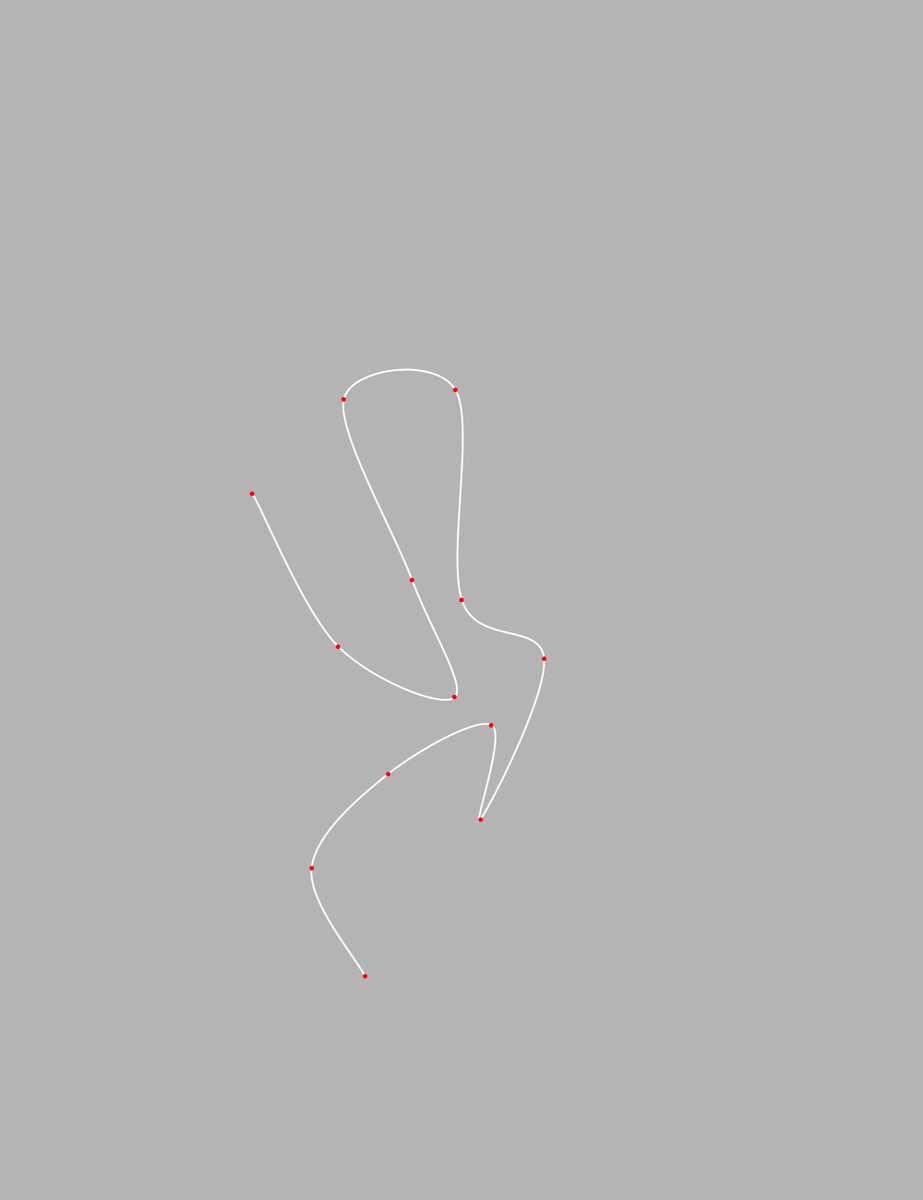
Frame 1 (no input)
Frame 60 (the mouse pressed at the canvas centre just before this capture): identical to frame 1, image omitted
Frame 120 (the mouse held since frame 60 and released just before this capture): identical to frame 1, image omitted

The Processing sketch that drew this single still picture (run headless with seeded random() and noise(); from frame 60 on, the mouse is pressed at the canvas centre):

// Processing sketch: v1
// ── v1.pde

int genCount = 9;
int genVar = 26;
int layers = 3;
IntList[] gens = new IntList[layers]; 
VLine vline;

void setup(){
  size(1000, 1300);
  generateGens();
}


void draw(){
}

void generateGens(){
  
  
  for(int j=0; j < layers; j++){  
    
    gens[j] = new IntList();

    for(int i = 0; i < genCount; i++){
      
      gens[j].append(int(random(genVar)));
      
    }  
    
  }
  
  println(gens);
  
  vline = new VLine(gens[0]);
}

void mouseClicked(){
  
  vline.setCoordinates();
  vline.drawLine();
}



void keyPressed() {
  if ((key == 'R') || (key == 'r')) {
    generateGens();
  }
}

// ── Floaters.pde
class Floaters {

  
  IntList layerGens;
  String type;
  int shapeAmount;
  float maxDepth;
  PVector[] shapePoints;
  float[] shapeSizes;
  
  Floaters(IntList g){
    layerGens = g;
    
    println(layerGens);
    println("!!!!! Vertex Line !!!!!");
    
    println("shapeAmount "+ layerGens.get(0));
    
    println("Shape "+ layerGens.get(1));
    
    println("size "+ layerGens.get(1));    
    
    println("size randomness "+ layerGens.get(2)); 
    
    println("maxDpeth "+ layerGens.get(5));
    
    maxDepth = 1+layerGens.get(5)*5;
    
    shapeAmount = int(layerGens.get(0)/5)+1;
    shapePoints = new PVector[shapeAmount];
    shapeSizes = new float[shapeAmount];
  }
  
  void setCoordinatesAndSizes(){
     for(int i = 1; i < shapePoints.length; i++){
      
      float size = 15 + layerGens.get(1)*2 + 4*(random(layerGens.get(2)) - (layerGens.get(2)/2));
       
      float x = random(width-(size*4))+size*2;
      float y = random(height-(size*4))+size*2;
      float z = random(maxDepth);
      
      //while(!colliding){        
      //  x = linePoints[i-1].x + random(xRandomness) - (xRandomness/2);
      //  y = linePoints[i-1].y + random(yRandomness) - (yRandomness/2);
      //}
      
      shapePoints[i] = new PVector(x, y, z);
      shapeSizes[i] = size;
    }
  }
  
  void drawFloaters(){
     for(int i = 1; i < shapePoints.length; i++){
       pushMatrix();
       noStroke();
       fill(255);      
       lights();
       translate(shapePoints[i].x, shapePoints[i].y, shapePoints[i].z);
       sphereDetail(layerGens.get(1)*10 + 50);
       sphere(shapeSizes[i]);
       popMatrix();
     }
  
  }
  
  boolean colliding(float x, float y){
    if(x < 0 || x > width){
      return false;
    }
    else if(y<0 || y > height){
      return false;
    }
    return true;
  }
  
  
}

// ── Layer.pde
class Layer {
  
  IntList gens;
  
  Layer(IntList g){
    gens = g;
  }
  
  
}

// ── Plates.pde
class Plates {

  
  IntList layerGens;
  int shapeAmount, genVar;
  float maxDepth;
  PVector[] shapePoints;
  PVector[] shapeSizes;
  PVector[] shapeRotations;
  
  Plates(IntList g, int genV){
    layerGens = g;
    genVar = genV;
    
    println("!!!!! Plates!!!!!");
    
    println("plateAmount "+ layerGens.get(0));
    println("shapeAmount "+ layerGens.get(0));
    println("sizeY "+ layerGens.get(1));      
    println("sizeX "+ layerGens.get(2));    
    
    println("size randomness "+ layerGens.get(3)); 
    
    println("X rotation"+ layerGens.get(4)); 
    println("Y rotation"+ layerGens.get(5)); 
    println("Z rotation"+ layerGens.get(6)); 
    
    println("maxDepth "+ layerGens.get(7));
    
    maxDepth = 1+layerGens.get(7)*5;
    
    shapeAmount = int(layerGens.get(0)/5)+1;
    shapePoints = new PVector[shapeAmount];
    shapeSizes = new PVector[shapeAmount];
    shapeRotations = new PVector[shapeAmount];
  }
  
  void reset(){    
    
    for(int i = 1; i < shapePoints.length; i++){
      
        float sizeX = layerGens.get(2)*8 + 4*(random(layerGens.get(3)) - (layerGens.get(3)/2));
        float sizeY = layerGens.get(2)*8 + 4*(random(layerGens.get(3)) - (layerGens.get(3)/2));
         
        float x = random(width/2)+width/4;
        float y = random(height/2)+height/4;
        float z = random(maxDepth);
        
        float xRotation = ((random(layerGens.get(4)*2) + 1) / genVar) - 1;
        float yRotation = ((random(layerGens.get(5)*2) + 1) / genVar) - 1;
        float zRotation = ((random(layerGens.get(6)*2) + 1) / genVar) - 1;
        
        shapePoints[i] = new PVector(x, y, z);
        shapeSizes[i] = new PVector(sizeX, sizeY);
        shapeRotations[i] = new PVector(xRotation, yRotation, zRotation);
        
        println(xRotation + " y "+ yRotation + " z " + zRotation);
    }
  }
  
  void drawPlates(){
      
    for(int i = 1; i < shapePoints.length; i++){
       pushMatrix();
       noStroke();
       fill(255);      
       lights();
       translate(shapePoints[i].x,shapePoints[i].y, shapePoints[i].z);
       rotateX(shapeRotations[i].x);
       rotateY(shapeRotations[i].y);
       rotateZ(shapeRotations[i].z);
       box(shapeSizes[i].x, shapeSizes[i].y, .1);
       popMatrix();
    }
  }
  
  
}

// ── VLine.pde
class VLine {

  
  IntList layerGens;
  int linePointsAmount;
  PVector[] linePoints;
  
  VLine(IntList g){
    layerGens = g;
    
    println(layerGens);
    println("!!!!! Vertex Line !!!!!");
    
    println("StrokeWeight "+ layerGens.get(0));
    
    println("x randomness "+ layerGens.get(1));    
    
    println("y randomness "+ layerGens.get(2)); 
    
    println("linepointsamount "+ layerGens.get(3));
    
    linePointsAmount = layerGens.get(3)*2+1;
    linePoints = new PVector[linePointsAmount];
    
    setCoordinates();
    drawLine();
  }
  
  void setCoordinates(){
    float xRandomness = width/4+layerGens.get(1)*(100/linePointsAmount);
    float yRandomness = height/4+layerGens.get(2)*(100/linePointsAmount);
    
    linePoints[0] = new PVector(random(width/2) + width/4, random(height/2) + height/4, 0);
    
    for(int i = 1; i < linePoints.length; i++){
      float x = linePoints[i-1].x + random(xRandomness) - (xRandomness/2);
      float y = linePoints[i-1].y + random(yRandomness) - (yRandomness/2);
      
      linePoints[i] = new PVector(x, y, 0);
    }
    
    float xCorrection = width/2 - linePoints[linePoints.length/2].x;
    float yCorrection = height/2 - linePoints[linePoints.length/2].y;  
    
    for(int i = 0; i < linePoints.length; i++){    
      linePoints[i].x += xCorrection;
      linePoints[i].y += yCorrection;
    }
  }
  
  
  void drawLine(){    
    background(180);
    
    noFill();
    stroke(255);
    strokeWeight(1+layerGens.get(0)/13);
    smooth();
    
    beginShape();  
    curveVertex(linePoints[0].x,linePoints[0].y);  
    for(int i = 0; i < linePoints.length; i++){
      curveVertex(linePoints[i].x,linePoints[i].y);
    }  
    curveVertex(linePoints[linePoints.length-1].x,linePoints[linePoints.length-1].y);    
    endShape();  
    
    fill(255,0,0);
    noStroke();
    for(int i = 0; i < linePoints.length; i++){
      ellipse(linePoints[i].x,linePoints[i].y, 5, 5);
    }    
  }
  
  
}
